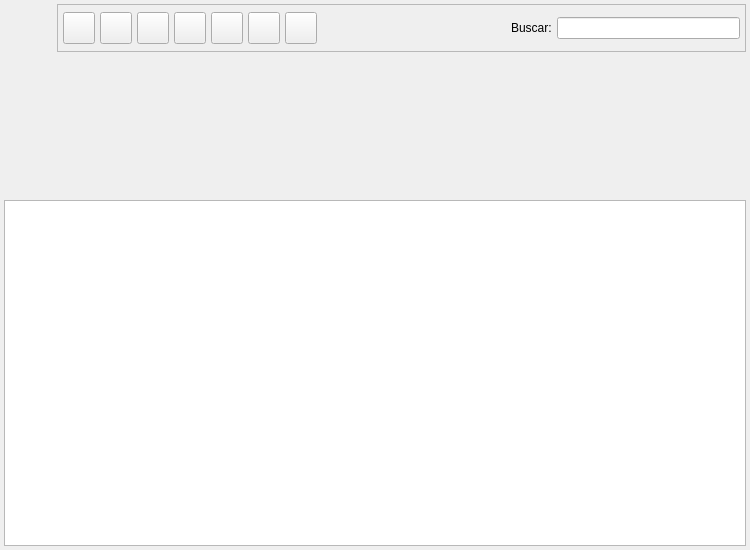
<?xml version="1.0" encoding="UTF-8"?>
<ui version="4.0">
 <author>Tomeu Borras Riera</author>
 <class>AutoFormListBase</class>
 <widget class="QWidget" name="AutoFormListBase">
  <property name="enabled">
   <bool>true</bool>
  </property>
  <property name="geometry">
   <rect>
    <x>0</x>
    <y>0</y>
    <width>750</width>
    <height>550</height>
   </rect>
  </property>
  <property name="minimumSize">
   <size>
    <width>750</width>
    <height>550</height>
   </size>
  </property>
  <property name="windowTitle">
   <string>AutoForm</string>
  </property>
  <property name="windowIcon">
   <iconset>
    <normaloff>:/ImgGestionAula/icons/tutor-list.png</normaloff>:/ImgGestionAula/icons/tutor-list.png</iconset>
  </property>
  <layout class="QGridLayout">
   <property name="margin">
    <number>4</number>
   </property>
   <property name="spacing">
    <number>4</number>
   </property>
   <item row="2" column="0">
    <widget class="BlSubForm" name="mui_list"/>
   </item>
   <item row="0" column="0">
    <layout class="QHBoxLayout">
     <property name="spacing">
      <number>5</number>
     </property>
     <property name="margin">
      <number>0</number>
     </property>
     <item>
      <widget class="QLabel" name="label">
       <property name="minimumSize">
        <size>
         <width>48</width>
         <height>48</height>
        </size>
       </property>
       <property name="maximumSize">
        <size>
         <width>48</width>
         <height>48</height>
        </size>
       </property>
       <property name="text">
        <string/>
       </property>
       <property name="pixmap">
        <pixmap>:/ImgGestionAula/icons/tutor-list.png</pixmap>
       </property>
       <property name="scaledContents">
        <bool>true</bool>
       </property>
      </widget>
     </item>
     <item>
      <widget class="QFrame" name="m_botonera">
       <property name="frameShape">
        <enum>QFrame::StyledPanel</enum>
       </property>
       <property name="frameShadow">
        <enum>QFrame::Raised</enum>
       </property>
       <layout class="QHBoxLayout">
        <property name="spacing">
         <number>5</number>
        </property>
        <property name="margin">
         <number>5</number>
        </property>
        <item>
         <widget class="QToolButton" name="mui_crear">
          <property name="minimumSize">
           <size>
            <width>32</width>
            <height>32</height>
           </size>
          </property>
          <property name="maximumSize">
           <size>
            <width>32</width>
            <height>32</height>
           </size>
          </property>
          <property name="toolTip">
           <string>Nuevo</string>
          </property>
          <property name="whatsThis">
           <string>Nuevo</string>
          </property>
          <property name="text">
           <string/>
          </property>
          <property name="icon">
           <iconset resource="../../../bulmages.qrc">
            <normaloff>:/Images/document-new.png</normaloff>:/Images/document-new.png</iconset>
          </property>
          <property name="iconSize">
           <size>
            <width>22</width>
            <height>22</height>
           </size>
          </property>
          <property name="shortcut">
           <string>Ctrl+N</string>
          </property>
         </widget>
        </item>
        <item>
         <widget class="QToolButton" name="mui_editar">
          <property name="minimumSize">
           <size>
            <width>32</width>
            <height>32</height>
           </size>
          </property>
          <property name="maximumSize">
           <size>
            <width>32</width>
            <height>32</height>
           </size>
          </property>
          <property name="toolTip">
           <string>Editar</string>
          </property>
          <property name="whatsThis">
           <string>Editar</string>
          </property>
          <property name="text">
           <string/>
          </property>
          <property name="icon">
           <iconset resource="../../../bulmages.qrc">
            <normaloff>:/Images/document-open.png</normaloff>:/Images/document-open.png</iconset>
          </property>
          <property name="iconSize">
           <size>
            <width>22</width>
            <height>22</height>
           </size>
          </property>
          <property name="shortcut">
           <string>Ctrl+E</string>
          </property>
         </widget>
        </item>
        <item>
         <widget class="QToolButton" name="mui_borrar">
          <property name="minimumSize">
           <size>
            <width>32</width>
            <height>32</height>
           </size>
          </property>
          <property name="maximumSize">
           <size>
            <width>32</width>
            <height>32</height>
           </size>
          </property>
          <property name="toolTip">
           <string>Borrar</string>
          </property>
          <property name="whatsThis">
           <string>Borrar</string>
          </property>
          <property name="text">
           <string/>
          </property>
          <property name="icon">
           <iconset resource="../../../bulmages.qrc">
            <normaloff>:/Images/edit-delete.png</normaloff>:/Images/edit-delete.png</iconset>
          </property>
          <property name="iconSize">
           <size>
            <width>22</width>
            <height>22</height>
           </size>
          </property>
          <property name="shortcut">
           <string>Ctrl+D</string>
          </property>
         </widget>
        </item>
        <item>
         <widget class="QToolButton" name="mui_imprimir">
          <property name="minimumSize">
           <size>
            <width>32</width>
            <height>32</height>
           </size>
          </property>
          <property name="maximumSize">
           <size>
            <width>32</width>
            <height>32</height>
           </size>
          </property>
          <property name="toolTip">
           <string>Imprimir listado</string>
          </property>
          <property name="whatsThis">
           <string>Imprimir listado</string>
          </property>
          <property name="text">
           <string/>
          </property>
          <property name="icon">
           <iconset resource="../../../bulmages.qrc">
            <normaloff>:/Images/document-print.png</normaloff>:/Images/document-print.png</iconset>
          </property>
          <property name="iconSize">
           <size>
            <width>22</width>
            <height>22</height>
           </size>
          </property>
          <property name="shortcut">
           <string>Ctrl+P</string>
          </property>
         </widget>
        </item>
        <item>
         <widget class="QToolButton" name="mui_filtrar">
          <property name="minimumSize">
           <size>
            <width>32</width>
            <height>32</height>
           </size>
          </property>
          <property name="maximumSize">
           <size>
            <width>32</width>
            <height>32</height>
           </size>
          </property>
          <property name="toolTip">
           <string>Filtrar</string>
          </property>
          <property name="whatsThis">
           <string>Filtrar</string>
          </property>
          <property name="text">
           <string/>
          </property>
          <property name="icon">
           <iconset resource="../../../bulmages.qrc">
            <normaloff>:/Images/edit-find.png</normaloff>:/Images/edit-find.png</iconset>
          </property>
          <property name="iconSize">
           <size>
            <width>22</width>
            <height>22</height>
           </size>
          </property>
          <property name="shortcut">
           <string>Ctrl+F</string>
          </property>
          <property name="checkable">
           <bool>true</bool>
          </property>
         </widget>
        </item>
        <item>
         <widget class="QToolButton" name="mui_configurar">
          <property name="minimumSize">
           <size>
            <width>32</width>
            <height>32</height>
           </size>
          </property>
          <property name="maximumSize">
           <size>
            <width>32</width>
            <height>32</height>
           </size>
          </property>
          <property name="toolTip">
           <string>Configurar listado</string>
          </property>
          <property name="whatsThis">
           <string>Configurar listado</string>
          </property>
          <property name="text">
           <string/>
          </property>
          <property name="icon">
           <iconset resource="../../../bulmages.qrc">
            <normaloff>:/Images/document-properties.png</normaloff>:/Images/document-properties.png</iconset>
          </property>
          <property name="iconSize">
           <size>
            <width>22</width>
            <height>22</height>
           </size>
          </property>
          <property name="shortcut">
           <string>Ctrl+B</string>
          </property>
          <property name="checkable">
           <bool>true</bool>
          </property>
         </widget>
        </item>
        <item>
         <widget class="QToolButton" name="mui_actualizar">
          <property name="minimumSize">
           <size>
            <width>32</width>
            <height>32</height>
           </size>
          </property>
          <property name="maximumSize">
           <size>
            <width>32</width>
            <height>32</height>
           </size>
          </property>
          <property name="toolTip">
           <string>Actualizar listado</string>
          </property>
          <property name="whatsThis">
           <string>Actualizar listado</string>
          </property>
          <property name="text">
           <string/>
          </property>
          <property name="icon">
           <iconset resource="../../../bulmages.qrc">
            <normaloff>:/Images/view-refresh.png</normaloff>:/Images/view-refresh.png</iconset>
          </property>
          <property name="iconSize">
           <size>
            <width>22</width>
            <height>22</height>
           </size>
          </property>
          <property name="shortcut">
           <string>F5</string>
          </property>
         </widget>
        </item>
        <item>
         <widget class="QFrame" name="mui_plugbotones">
          <property name="sizePolicy">
           <sizepolicy hsizetype="Minimum" vsizetype="Preferred">
            <horstretch>0</horstretch>
            <verstretch>0</verstretch>
           </sizepolicy>
          </property>
          <property name="frameShape">
           <enum>QFrame::NoFrame</enum>
          </property>
          <property name="frameShadow">
           <enum>QFrame::Plain</enum>
          </property>
          <property name="lineWidth">
           <number>0</number>
          </property>
         </widget>
        </item>
        <item>
         <spacer>
          <property name="orientation">
           <enum>Qt::Horizontal</enum>
          </property>
          <property name="sizeHint" stdset="0">
           <size>
            <width>51</width>
            <height>34</height>
           </size>
          </property>
         </spacer>
        </item>
        <item>
         <widget class="QLabel" name="textLabel1">
          <property name="text">
           <string>Buscar:</string>
          </property>
         </widget>
        </item>
        <item>
         <widget class="QLineEdit" name="m_filtro">
          <property name="minimumSize">
           <size>
            <width>150</width>
            <height>0</height>
           </size>
          </property>
         </widget>
        </item>
       </layout>
      </widget>
     </item>
    </layout>
   </item>
   <item row="1" column="0">
    <widget class="QWidget" name="m_busqueda" native="true">
     <property name="sizePolicy">
      <sizepolicy hsizetype="Preferred" vsizetype="Minimum">
       <horstretch>0</horstretch>
       <verstretch>0</verstretch>
      </sizepolicy>
     </property>
     <property name="minimumSize">
      <size>
       <width>16</width>
       <height>140</height>
      </size>
     </property>
     <property name="maximumSize">
      <size>
       <width>16777215</width>
       <height>160</height>
      </size>
     </property>
    </widget>
   </item>
  </layout>
 </widget>
 <layoutdefault spacing="3" margin="5"/>
 <customwidgets>
  <customwidget>
   <class>BlSubForm</class>
   <extends>QTableWidget</extends>
   <header>blsubform.h</header>
  </customwidget>
 </customwidgets>
 <resources>
  <include location="../../../bulmages.qrc"/>
  <include location="../pluginbf_profesor/gestionaula.qrc"/>
 </resources>
</ui>
